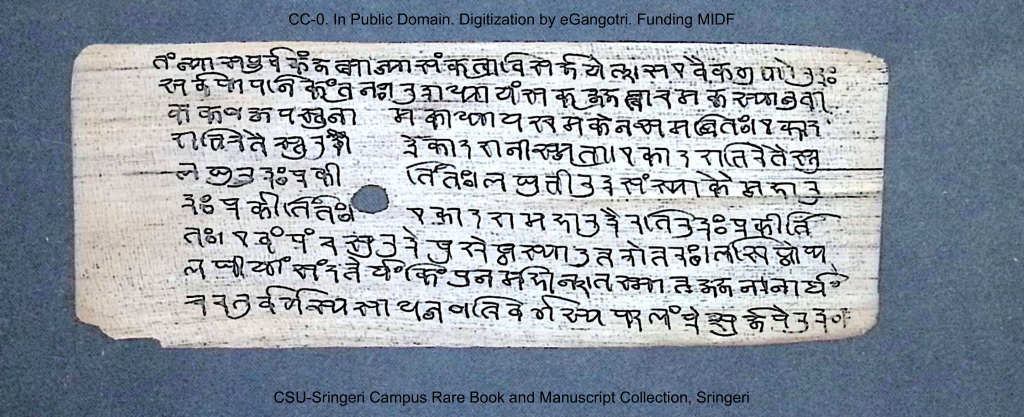
#> input picture data/test_images/palm_leaf_sample.png, 2048 x 834 px (shown at 1/2 size)
$ python -i detector.py   (imports and definitions only)
#> lines starting #> are read from the running program, lines starting #| are printed output that depends on the picture; after the words box and inside, x2 and y2 are one past the last pixel; in counts of white or black regions, pixels touching at a corner belong together
"""Explainable OpenCV baseline for manuscript layout-region detection.

This detector is deliberately simple: it finds ink components, groups them into
text bands, and classifies those bands from their location and shape.  A trained
detector can replace this class later without changing the API or CLI.
"""

from __future__ import annotations

from dataclasses import dataclass
from pathlib import Path

import cv2
import numpy as np

from app.schemas import BoundingBox, Region


LABELS = ("header", "footer", "main_text", "side_text", "filler")
COLORS = {
    # OpenCV uses BGR channel order.
    "header": (246, 130, 49),
    "footer": (12, 88, 234),
    "main_text": (74, 163, 22),
    "side_text": (247, 85, 168),
    "filler": (8, 179, 234),
}


@dataclass
class DetectorSettings:
    """Tunable values for the rule-based detector."""

    max_processing_side: int = 1800
    minimum_component_area_ratio: float = 0.000006
    minimum_region_area_ratio: float = 0.0008


class ManuscriptLayoutDetector:
    """Detect header, footer, main text, side text and filler regions."""

    def __init__(self, settings: DetectorSettings | None = None) -> None:
        self.settings = settings or DetectorSettings()

    def detect_file(self, image_path: str | Path) -> tuple[np.ndarray, list[Region]]:
        """Load an image and return the original pixels plus detected regions."""
#> called with image_path = '../data/test_images/palm_leaf_sample.png'

        image_path = Path(image_path)
        file_bytes = np.fromfile(str(image_path), dtype=np.uint8)
        image = cv2.imdecode(file_bytes, cv2.IMREAD_COLOR)
#> image is the input picture: shape (834, 2048, 3); mean B, G, R 165, 154.6, 145.5
        if image is None:
            raise ValueError(f"Could not read image: {image_path}")
        return image, self.detect(image)

    def detect(self, image: np.ndarray) -> list[Region]:
        """Run the complete detection pipeline on a BGR image."""

        if image is None or image.size == 0:
            raise ValueError("The input image is empty.")

        original_height, original_width = image.shape[:2]
        working, scale = self._resize_for_processing(image)
        page_box = self._find_page_box(working)
        ink_mask = self._create_ink_mask(working, page_box)
        candidate_boxes = self._find_text_bands(ink_mask, page_box)
        regions = self._classify_and_merge(candidate_boxes, page_box, working.shape[:2])
        regions.extend(self._find_outside_margin_regions(working, page_box))

        if not regions:
            regions = [
                Region(
                    label="main_text",
                    confidence=0.35,
                    bbox=self._scale_box(page_box, 1.0 / scale, original_width, original_height),
                )
            ]
            return regions

        scaled_regions: list[Region] = []
        for region in regions:
            scaled_regions.append(
                Region(
                    label=region.label,
                    confidence=region.confidence,
                    bbox=self._scale_box(
                        region.bbox,
                        1.0 / scale,
                        original_width,
                        original_height,
                    ),
                )
            )
        return self._sort_regions(scaled_regions)

    def _find_outside_margin_regions(
        self, image: np.ndarray, page_box: BoundingBox
    ) -> list[Region]:
        """Find header/footer text above or below a detected substrate.

        Palm-leaf scans often place English collection credits on the blue scan
        background. They are outside the leaf, so they need a separate local-
        contrast pass instead of the normal page ink mask.
        """

        image_height, image_width = image.shape[:2]
        page_height = page_box.y_max - page_box.y_min + 1
        margin = max(4, int(page_height * 0.012))
        outside_ranges = [
            (0, max(0, page_box.y_min - margin)),
            (min(image_height, page_box.y_max + margin + 1), image_height),
        ]

        gray = cv2.cvtColor(image, cv2.COLOR_BGR2GRAY)
        kernel_size = max(9, int(min(image_height, image_width) * 0.023))
        if kernel_size % 2 == 0:
            kernel_size += 1
        blackhat_kernel = cv2.getStructuringElement(
            cv2.MORPH_RECT, (kernel_size, kernel_size)
        )
        local_dark = cv2.morphologyEx(gray, cv2.MORPH_BLACKHAT, blackhat_kernel)
        strong_ink = (local_dark >= 30).astype(np.uint8)

        margin_regions: list[Region] = []
        for range_index, (range_start, range_end) in enumerate(outside_ranges):
            if range_end - range_start < 4:
                continue
            band_mask = strong_ink[range_start:range_end, :]
            row_ink = np.count_nonzero(band_mask, axis=1)
            active_rows = np.flatnonzero(row_ink >= max(20, int(image_width * 0.05)))
            row_runs = self._group_indexes(active_rows, max_gap=2)

            for local_start, local_end in row_runs:
                run_height = local_end - local_start + 1
                if run_height < 3 or run_height > image_height * 0.10:
                    continue
                text_crop = band_mask[local_start : local_end + 1, :]
                column_ink = np.count_nonzero(text_crop, axis=0)
                strong_columns = np.flatnonzero(
                    column_ink >= max(2, int(run_height * 0.45))
                )
                if strong_columns.size == 0:
                    continue
                column_runs = self._group_indexes(
                    strong_columns,
                    max_gap=max(5, int(image_width * 0.012)),
                )
                x_min, x_max = max(
                    column_runs,
                    key=lambda run: run[1] - run[0],
                )
                strong_in_run = np.count_nonzero(
                    (strong_columns >= x_min) & (strong_columns <= x_max)
                )
                if strong_in_run / (x_max - x_min + 1) < 0.25:
                    continue
                width_ratio = (x_max - x_min + 1) / image_width
                center_x = (x_min + x_max) / (2 * image_width)
                if not (0.15 <= width_ratio <= 0.85 and 0.15 <= center_x <= 0.85):
                    continue
                label = "header" if range_index == 0 else "footer"
                margin_regions.append(
                    Region(
                        label,
                        0.82,
                        BoundingBox(
                        x_min,
                        range_start + local_start,
                        x_max,
                        range_start + local_end,
                        ),
                    )
                )
        return margin_regions

    # [42 lines left out: function annotate, not called in this run]

    def _resize_for_processing(self, image: np.ndarray) -> tuple[np.ndarray, float]:
        height, width = image.shape[:2]
        longest_side = max(height, width)
        if longest_side <= self.settings.max_processing_side:
            return image.copy(), 1.0
        scale = self.settings.max_processing_side / longest_side
        resized = cv2.resize(
            image,
            (max(1, int(width * scale)), max(1, int(height * scale))),
            interpolation=cv2.INTER_AREA,
        )
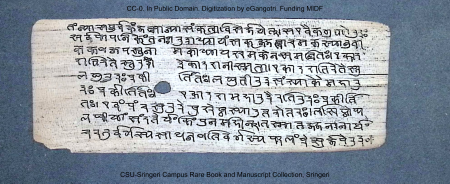
#> resized: shape (733, 1800, 3) (shown at 1/4 size); mean B, G, R 165, 154.6, 145.5
#> in detect, `working, scale = self._resize_for_processing(image)`: scale = 0.879
        return resized, scale

    def _find_page_box(self, image: np.ndarray) -> BoundingBox:
        """Estimate the manuscript substrate and fall back to the whole image."""

        height, width = image.shape[:2]
        gray = cv2.cvtColor(image, cv2.COLOR_BGR2GRAY)
        blurred = cv2.GaussianBlur(gray, (9, 9), 0)
        _, bright_mask = cv2.threshold(blurred, 0, 255, cv2.THRESH_BINARY + cv2.THRESH_OTSU)
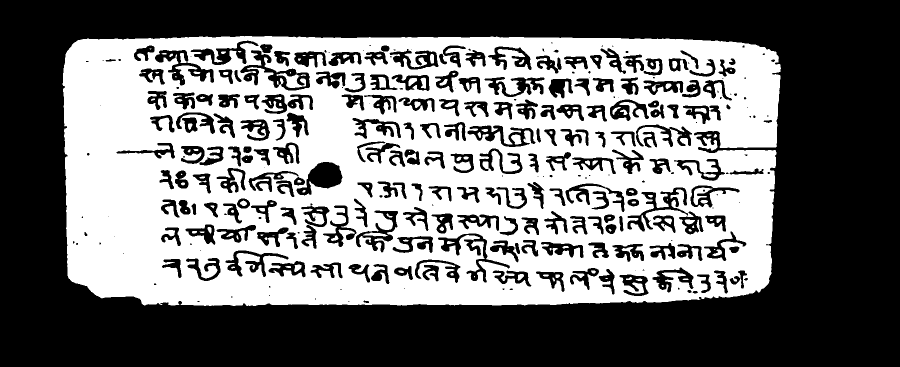
#> bright_mask: shape (733, 1800) (shown at 1/2 size); 44.6% white; 181 white regions (64 under 20 px), largest, box (x1, y1, x2, y2) and area: (125, 72, 1562, 612) 579416, (553, 146, 612, 176) 793, (1387, 375, 1425, 410) 531
        kernel_size = max(7, int(min(width, height) * 0.025))
        kernel = cv2.getStructuringElement(cv2.MORPH_RECT, (kernel_size, kernel_size))
        closed = cv2.morphologyEx(bright_mask, cv2.MORPH_CLOSE, kernel)
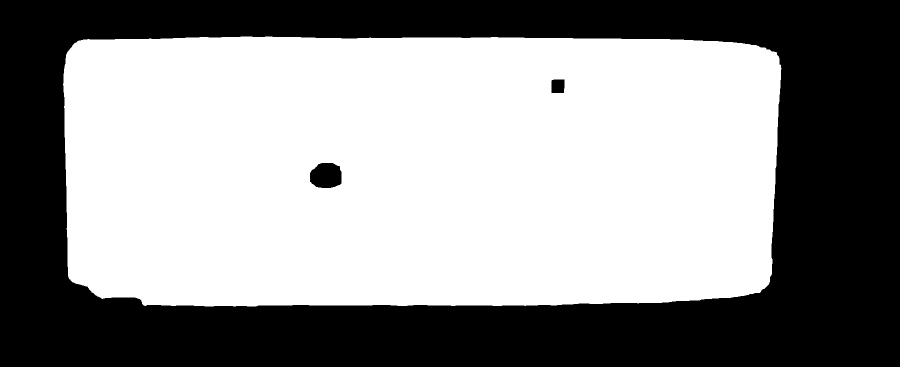
#> closed: shape (733, 1800) (shown at 1/2 size); 56.5% white; 3 black regions
        contours, _ = cv2.findContours(closed, cv2.RETR_EXTERNAL, cv2.CHAIN_APPROX_SIMPLE)
#> contours = 1 contour; box (x1, y1, x2, y2) and area: (126, 73, 1563, 613) 746944

        minimum_area = width * height * 0.30
        valid = [contour for contour in contours if cv2.contourArea(contour) >= minimum_area]
#> valid has the same summary as contours
        if not valid:
            return BoundingBox(0, 0, width - 1, height - 1)

        contour = max(valid, key=cv2.contourArea)
#> contour = contour of 421 points, box (x1, y1, x2, y2) (126, 73, 1563, 613), area 746944
        x, y, box_width, box_height = cv2.boundingRect(contour)
#> x = 126; y = 73; box_width = 1437; box_height = 540
        if box_width < width * 0.55 or box_height < height * 0.35:
            return BoundingBox(0, 0, width - 1, height - 1)
        return BoundingBox(x, y, x + box_width - 1, y + box_height - 1)

    def _create_ink_mask(self, image: np.ndarray, page_box: BoundingBox) -> np.ndarray:
        gray = cv2.cvtColor(image, cv2.COLOR_BGR2GRAY)
        clahe = cv2.createCLAHE(clipLimit=2.0, tileGridSize=(8, 8))
        enhanced = clahe.apply(gray)
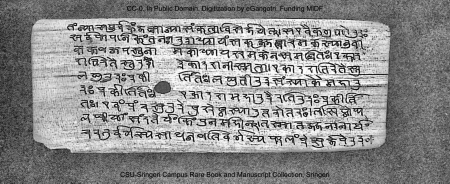
#> enhanced: shape (733, 1800) (shown at 1/4 size); min 1, max 255, mean 141.4
        blur = cv2.GaussianBlur(enhanced, (3, 3), 0)
        block_size = max(15, int(min(image.shape[:2]) / 28))
        if block_size % 2 == 0:
            block_size += 1
        mask = cv2.adaptiveThreshold(
            blur,
            255,
            cv2.ADAPTIVE_THRESH_GAUSSIAN_C,
            cv2.THRESH_BINARY_INV,
            block_size,
            11,
        )
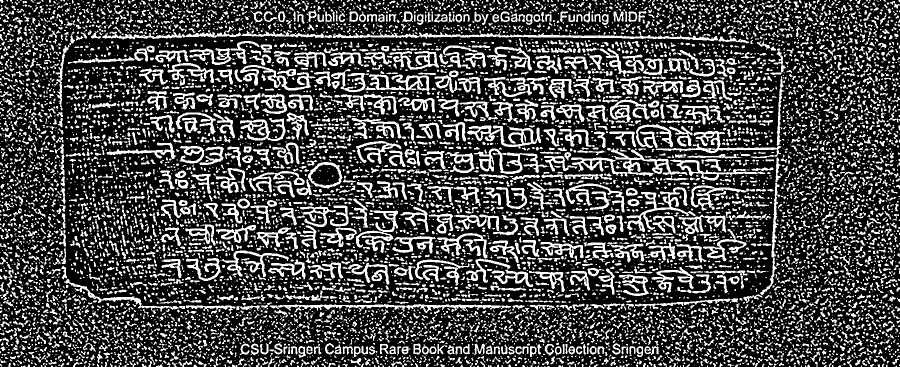
#> mask: shape (733, 1800) (shown at 1/2 size); 28.3% white; 10143 white regions (6288 under 20 px)

        # Ignore the dark area outside a palm leaf or paper page. A filled contour
        # handles rounded and damaged edges better than a rectangular crop.
        _, bright_page = cv2.threshold(
            cv2.GaussianBlur(gray, (9, 9), 0),
            0,
            255,
            cv2.THRESH_BINARY + cv2.THRESH_OTSU,
        )
        substrate_kernel_size = max(7, int(min(image.shape[:2]) * 0.025))
        substrate_kernel = cv2.getStructuringElement(
            cv2.MORPH_RECT, (substrate_kernel_size, substrate_kernel_size)
        )
        bright_page = cv2.morphologyEx(bright_page, cv2.MORPH_CLOSE, substrate_kernel)
        page_contours, _ = cv2.findContours(
            bright_page, cv2.RETR_EXTERNAL, cv2.CHAIN_APPROX_SIMPLE
        )
#> page_contours has the same summary as contours in _find_page_box
        page_mask = np.zeros_like(mask)
        if page_contours:
            largest_page = max(page_contours, key=cv2.contourArea)
#> largest_page has the same summary as contour in _find_page_box
            if cv2.contourArea(largest_page) >= mask.shape[0] * mask.shape[1] * 0.30:
                cv2.drawContours(page_mask, [largest_page], -1, 255, -1)
#> page_mask: shape (733, 1800); 56.8% white; 1 black region, box (x1, y1, x2, y2) and area: (0, 0, 1800, 733) 570580
            else:
                cv2.rectangle(
                    page_mask,
                    (page_box.x_min, page_box.y_min),
                    (page_box.x_max, page_box.y_max),
                    255,
                    -1,
                )
        else:
            cv2.rectangle(
                page_mask,
                (page_box.x_min, page_box.y_min),
                (page_box.x_max, page_box.y_max),
                255,
                -1,
            )
        mask = cv2.bitwise_and(mask, page_mask)
#> mask: shape (733, 1800); 17.3% white; 3944 white regions (2281 under 20 px), largest, box (x1, y1, x2, y2) and area: (1142, 296, 1375, 353) 3276, (1253, 374, 1391, 464) 2522, (934, 251, 1082, 297) 2347
        clean_kernel = cv2.getStructuringElement(cv2.MORPH_RECT, (2, 2))
        mask = cv2.morphologyEx(mask, cv2.MORPH_OPEN, clean_kernel)
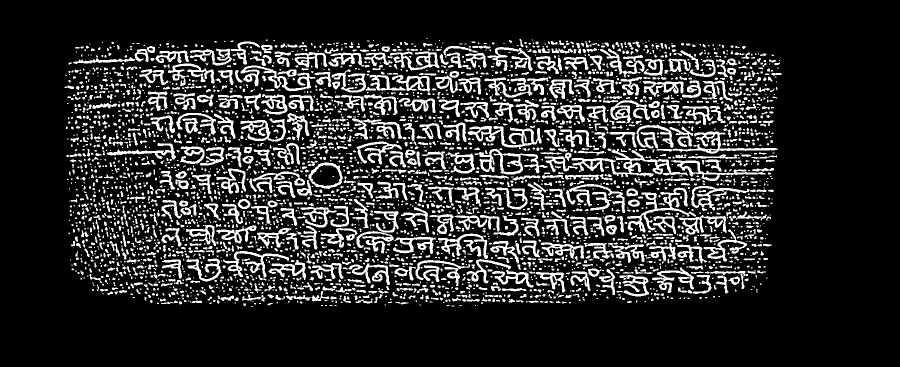
#> mask: shape (733, 1800) (shown at 1/2 size); 16.9% white; 3595 white regions (1923 under 20 px), largest, box (x1, y1, x2, y2) and area: (1143, 298, 1376, 354) 3259, (1254, 375, 1392, 465) 2520, (935, 252, 1083, 298) 2343

        # Printed borders and scan edges should not be joined to nearby text.
        page_width = page_box.x_max - page_box.x_min + 1
        page_height = page_box.y_max - page_box.y_min + 1
        vertical_kernel = cv2.getStructuringElement(
            cv2.MORPH_RECT, (1, max(15, int(page_height * 0.28)))
        )
        horizontal_kernel = cv2.getStructuringElement(
            cv2.MORPH_RECT, (max(15, int(page_width * 0.75)), 1)
        )
        vertical_lines = cv2.morphologyEx(mask, cv2.MORPH_OPEN, vertical_kernel)
#> vertical_lines: shape (733, 1800); every value is 0
        horizontal_lines = cv2.morphologyEx(mask, cv2.MORPH_OPEN, horizontal_kernel)
        # Remove a small halo as adaptive thresholding makes old rules/borders thick.
        line_halo = cv2.getStructuringElement(cv2.MORPH_RECT, (7, 7))
        vertical_lines = cv2.dilate(vertical_lines, line_halo, iterations=1)
        horizontal_lines = cv2.dilate(horizontal_lines, line_halo, iterations=1)
        page_lines = cv2.bitwise_or(vertical_lines, horizontal_lines)
        return cv2.subtract(mask, page_lines)

    def _find_text_bands(
        self, mask: np.ndarray, page_box: BoundingBox
    ) -> list[BoundingBox]:
        page_width = page_box.x_max - page_box.x_min + 1
        page_height = page_box.y_max - page_box.y_min + 1
        page_crop = mask[
            page_box.y_min : page_box.y_max + 1,
            page_box.x_min : page_box.x_max + 1,
        ]
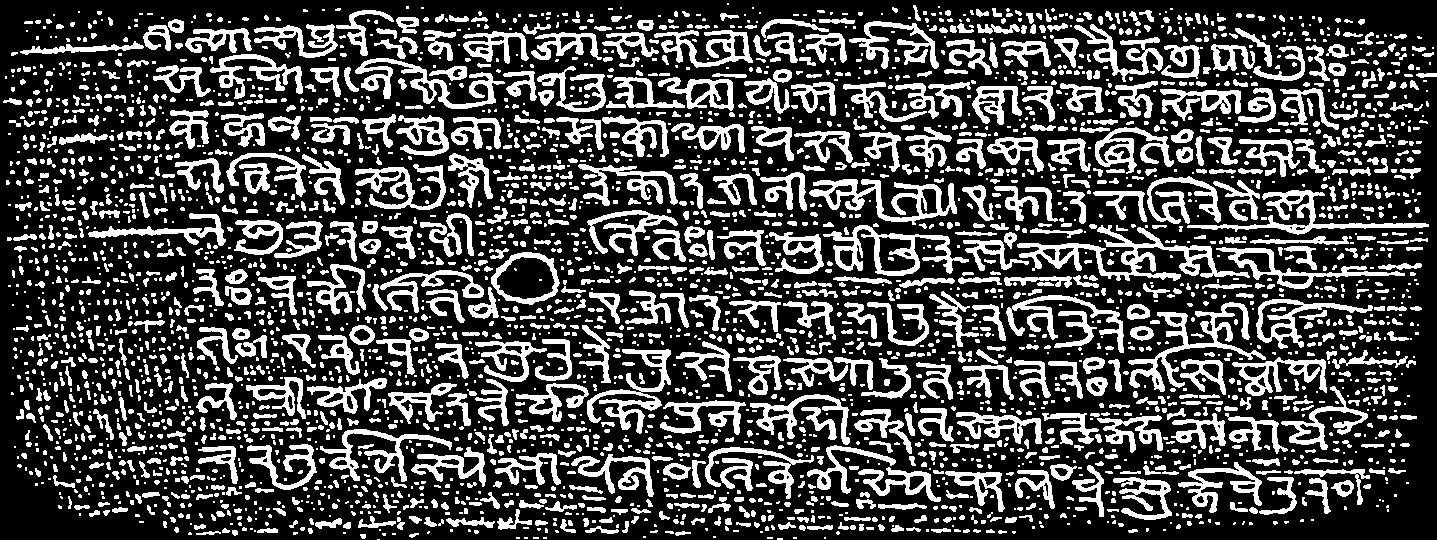
#> page_crop: shape (540, 1437); 28.7% white; 3595 white regions (1923 under 20 px), largest, box (x1, y1, x2, y2) and area: (1017, 225, 1250, 281) 3259, (1128, 302, 1266, 392) 2520, (809, 179, 957, 225) 2343

        # A horizontal projection separates text lines even when characters touch.
        row_ink = np.count_nonzero(page_crop, axis=1)
#> row_ink = 540 values, max 705 at index 472, min 0 at index 0, mean 412.8
        median_ink = float(np.median(row_ink))
#> median_ink = 423.5
#> (the rest of the program and of its run is left out)
